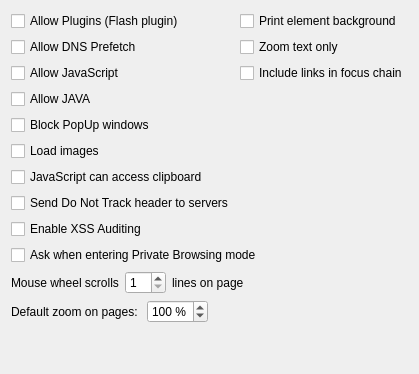
         <widget class="QWidget" name="tab">
          <attribute name="title">
           <string>Web Configuration</string>
          </attribute>
          <layout class="QGridLayout" name="gridLayout_18">
           <item row="0" column="0">
            <layout class="QGridLayout" name="gridLayout">
             <item row="5" column="0" colspan="2">
              <widget class="QCheckBox" name="loadImages">
               <property name="text">
                <string>Load images</string>
               </property>
              </widget>
             </item>
             <item row="2" column="0" colspan="2">
              <widget class="QCheckBox" name="allowJavaScript">
               <property name="text">
                <string>Allow JavaScript</string>
               </property>
              </widget>
             </item>
             <item row="0" column="0" colspan="2">
              <widget class="QCheckBox" name="allowPlugins">
               <property name="text">
                <string>Allow Plugins (Flash plugin)</string>
               </property>
              </widget>
             </item>
             <item row="4" column="0" colspan="2">
              <widget class="QCheckBox" name="blockPopup">
               <property name="text">
                <string>Block PopUp windows</string>
               </property>
              </widget>
             </item>
             <item row="1" column="0" colspan="2">
              <widget class="QCheckBox" name="allowDNSPrefetch">
               <property name="text">
                <string>Allow DNS Prefetch</string>
               </property>
              </widget>
             </item>
             <item row="5" column="2">
              <layout class="QHBoxLayout" name="horizontalLayout_7">
               <item>
                <spacer name="horizontalSpacer_28">
                 <property name="orientation">
                  <enum>Qt::Horizontal</enum>
                 </property>
                 <property name="sizeHint" stdset="0">
                  <size>
                   <width>40</width>
                   <height>20</height>
                  </size>
                 </property>
                </spacer>
               </item>
              </layout>
             </item>
             <item row="6" column="0" colspan="2">
              <widget class="QCheckBox" name="jscanAccessClipboard">
               <property name="text">
                <string>JavaScript can access clipboard</string>
               </property>
              </widget>
             </item>
             <item row="7" column="0" colspan="2">
              <widget class="QCheckBox" name="doNotTrack">
               <property name="text">
                <string>Send Do Not Track header to servers</string>
               </property>
              </widget>
             </item>
             <item row="1" column="2">
              <widget class="QCheckBox" name="zoomTextOnly">
               <property name="text">
                <string>Zoom text only</string>
               </property>
              </widget>
             </item>
             <item row="0" column="2">
              <widget class="QCheckBox" name="printEBackground">
               <property name="text">
                <string extracomment="when you are printing page (on printer), it determine whether to also print background (color, image) of html elements">Print element background</string>
               </property>
              </widget>
             </item>
             <item row="2" column="2">
              <widget class="QCheckBox" name="linksInFocusChain">
               <property name="text">
                <string extracomment="focus also links on page (basically &lt;a&gt; elements) when pressing Tab key">Include links in focus chain</string>
               </property>
              </widget>
             </item>
             <item row="8" column="0" colspan="2">
              <widget class="QCheckBox" name="xssAuditing">
               <property name="text">
                <string extracomment="try to detect possible XSS attacks when executing javascript">Enable XSS Auditing</string>
               </property>
              </widget>
             </item>
             <item row="3" column="0">
              <widget class="QCheckBox" name="allowJava">
               <property name="text">
                <string>Allow JAVA</string>
               </property>
              </widget>
             </item>
            </layout>
           </item>
           <item row="2" column="0">
            <layout class="QHBoxLayout" name="horizontalLayout_11">
             <item>
              <widget class="QLabel" name="label_14">
               <property name="sizePolicy">
                <sizepolicy hsizetype="Fixed" vsizetype="Preferred">
                 <horstretch>0</horstretch>
                 <verstretch>0</verstretch>
                </sizepolicy>
               </property>
               <property name="text">
                <string>Mouse wheel scrolls</string>
               </property>
              </widget>
             </item>
             <item>
              <widget class="QSpinBox" name="wheelScroll">
               <property name="sizePolicy">
                <sizepolicy hsizetype="Fixed" vsizetype="Fixed">
                 <horstretch>0</horstretch>
                 <verstretch>0</verstretch>
                </sizepolicy>
               </property>
               <property name="minimum">
                <number>1</number>
               </property>
              </widget>
             </item>
             <item>
              <widget class="QLabel" name="label_26">
               <property name="text">
                <string>lines on page</string>
               </property>
              </widget>
             </item>
            </layout>
           </item>
           <item row="3" column="0">
            <layout class="QHBoxLayout" name="horizontalLayout_12">
             <item>
              <widget class="QLabel" name="label_44">
               <property name="text">
                <string>Default zoom on pages: </string>
               </property>
              </widget>
             </item>
             <item>
              <widget class="QSpinBox" name="defaultZoom">
               <property name="suffix">
                <string notr="true"> %</string>
               </property>
               <property name="minimum">
                <number>30</number>
               </property>
               <property name="maximum">
                <number>300</number>
               </property>
               <property name="value">
                <number>100</number>
               </property>
              </widget>
             </item>
             <item>
              <spacer name="horizontalSpacer_12">
               <property name="orientation">
                <enum>Qt::Horizontal</enum>
               </property>
               <property name="sizeHint" stdset="0">
                <size>
                 <width>40</width>
                 <height>20</height>
                </size>
               </property>
              </spacer>
             </item>
            </layout>
           </item>
           <item row="4" column="0">
            <spacer name="verticalSpacer_9">
             <property name="orientation">
              <enum>Qt::Vertical</enum>
             </property>
             <property name="sizeHint" stdset="0">
              <size>
               <width>20</width>
               <height>40</height>
              </size>
             </property>
            </spacer>
           </item>
           <item row="1" column="0">
            <widget class="QCheckBox" name="askOnPrivateBrowsing">
             <property name="text">
              <string>Ask when entering Private Browsing mode</string>
             </property>
            </widget>
           </item>
          </layout>
         </widget>
